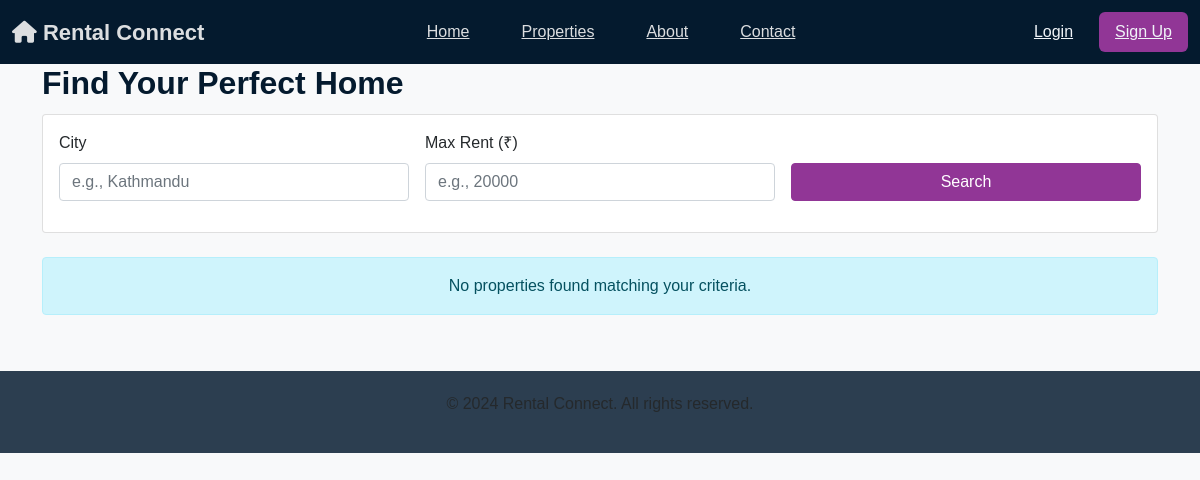
Before: /properties/ with the older database file.
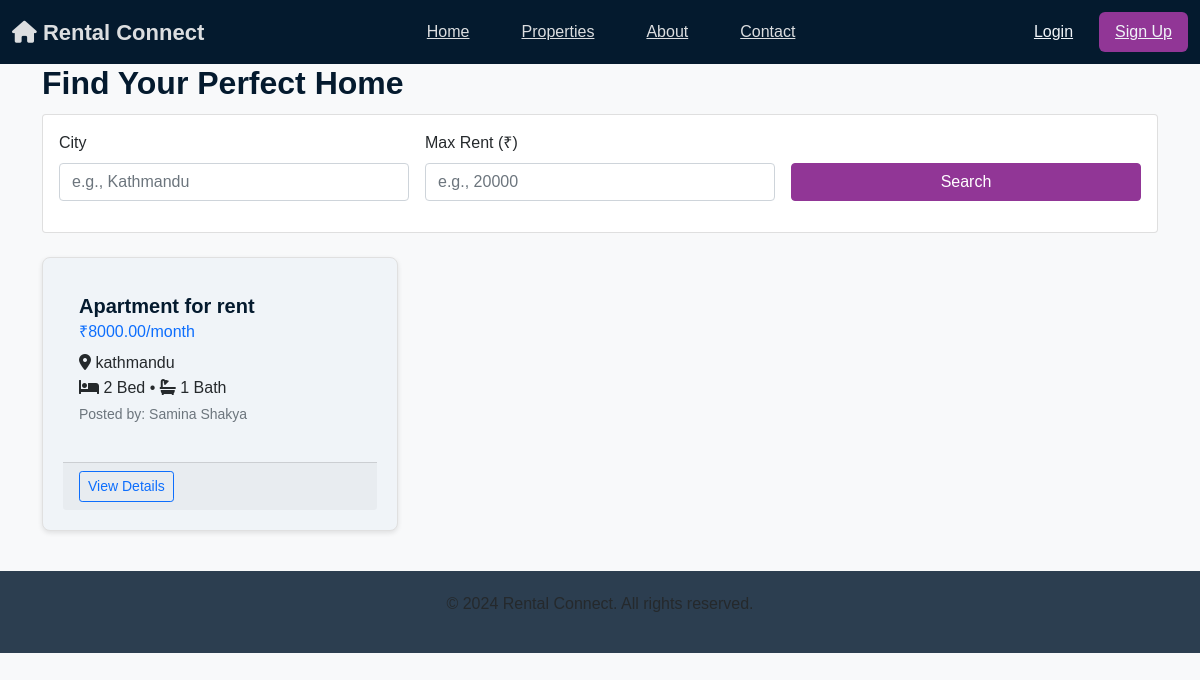
After: the same page with the newer database file.
### listings/models.py (models this page shows, shortened)
class Property(models.Model):
    landlord = models.ForeignKey(
        CustomUser,
        on_delete=models.CASCADE,
        related_name='properties'
    )
    title = models.CharField(max_length=100)
    description = models.TextField()
    city = models.CharField(max_length=50)
    rent = models.DecimalField(max_digits=10, decimal_places=2)
    bedrooms = models.PositiveIntegerField()
    bathrooms = models.PositiveIntegerField()
    address = models.TextField()
    image = models.ImageField(
        upload_to='property_images/',
        blank=True,
        null=True
    )
    is_verified = models.BooleanField(default=False)
    created_at = models.DateTimeField(auto_now_add=True)
    class Meta:
        ordering = ['-created_at']

### users/models.py (models this page shows, shortened)
class CustomUser(AbstractUser):
    is_tenant = models.BooleanField(default=False)
    is_landlord = models.BooleanField(default=False)

### listings/views.py (the view)
# urls.py: path('properties/', views.property_list, name='property_list'),
def property_list(request):
    properties = Property.objects.filter(is_verified=True)
    city = request.GET.get('city')
    max_rent = request.GET.get('max_rent')
    if city:
        properties = properties.filter(city__icontains=city)
    if max_rent:
        properties = properties.filter(rent__lte=max_rent)
    return render(request, 'listings/property_list.html', {
        'properties': properties
    })

### templates/listings/property_list.html
{% extends "base.html" %}
{% block content %}
<div class="container mt-4">
    <h2>Find Your Perfect Home</h2>
    <div class="card mb-4">
        <div class="card-body">
            <form method="get" class="row g-3">
                <div class="col-md-4">
                    <label class="form-label">City</label>
                    <input type="text" name="city" class="form-control" placeholder="e.g., Kathmandu" value="{{ request.GET.city }}">
                </div>
                <div class="col-md-4">
                    <label class="form-label">Max Rent (₹)</label>
                    <input type="number" name="max_rent" class="form-control" placeholder="e.g., 20000" value="{{ request.GET.max_rent }}">
                </div>
                <div class="col-md-4">
                    <label class="form-label">&nbsp;</label>
                    <button type="submit" class="btn btn-primary w-100">Search</button>
                </div>
            </form>
        </div>
    </div>
    <div class="row">
        {% for property in properties %}
        <div class="col-md-6 col-lg-4">
            <div class="card property-card h-100">
                <div class="card-body">
                    <h5 class="card-title">{{ property.title }}</h5>
                    <h6 class="card-subtitle mb-2 text-primary">₹{{ property.rent }}/month</h6>
                    <p class="card-text">
                        <i class="fas fa-map-marker-alt"></i> {{ property.city }}<br>
                        <i class="fas fa-bed"></i> {{ property.bedrooms }} Bed •
                        <i class="fas fa-bath"></i> {{ property.bathrooms }} Bath<br>
                        <small class="text-muted">Posted by: {{ property.landlord.username }}</small>
                    </p>
                </div>
                <div class="card-footer">
                    <a href="{% url 'property_detail' property.id %}" class="btn btn-outline-primary btn-sm">View Details</a>
                </div>
            </div>
        </div>
        {% empty %}
        <div class="col-12">
            <div class="alert alert-info text-center">
                No properties found matching your criteria.
            </div>
        </div>
        {% endfor %}
    </div>
</div>
{% endblock %}

Changed rows visible on the page:
now on this page (row edited): Property: title "Apartment for rent", rent "8000.00", city "kathmandu", bedrooms "2", bathrooms "1", landlord.username "Samina Shakya"
Other visible differences:
text no longer shown: "No properties found matching your criteria."
